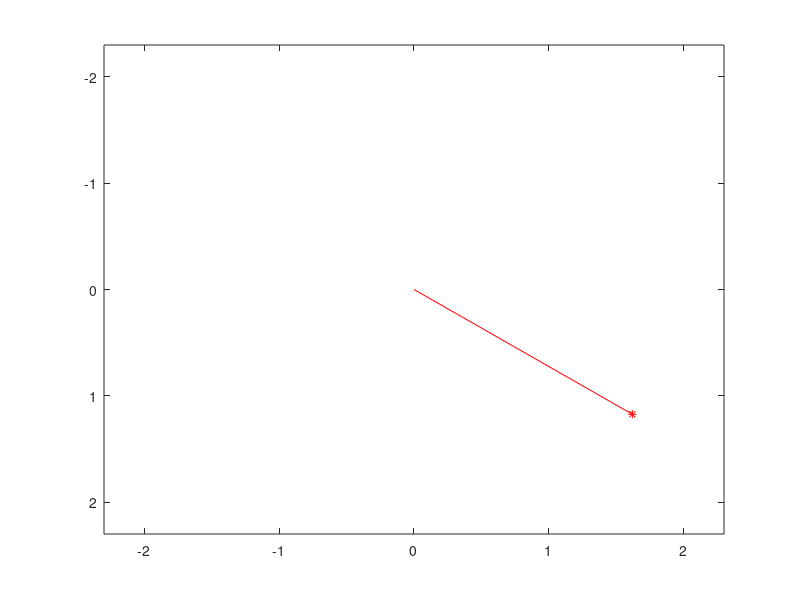

The MATLAB script that drew this image:
%========================================================
% PHY250 HW4
% Digipen Bilbao
% Javier Guerra  - j.guerra@digipen.edu
%========================================================

function exercise1
  l = 2;
  g = 9.8;
  precision = 300;
  delta_time = 0.05;
  angle = zeros(precision);
  w = zeros(precision);
  x = zeros(precision);
  y = zeros(precision);
  %Initial conditions
  w(1) = 0;
  angle(1)=45;
  x(1) = l * sin(angle(1));
  y(1) = l * cos(angle(1));
  %Create folder for the video
  out_dir = "temp_img";
  mkdir(out_dir);
  
  %Fill data with formulas of pendulum seen in class
  for i = 2 : precision
    w(i)     = w(i-1) + delta_time * ((-g/l) * sin(angle(i-1)));
    angle(i) = angle(i-1) + delta_time * w(i);
    x(i)     = l * sin(angle(i));
    y(i)     = l * cos(angle(i));
  endfor
  
  for i = 1 : precision
    %Plot the point
    plot(x(i),y(i),'*', 'Color', 'r')
    hold on;
    %Plot the line from the pendulum to the center
    plot([x(i), 0],[y(i), 0], 'Color', 'r')
    axis([-l - 0.3, l + 0.3, -l - 0.3, l + 0.3], "ij")
    hold off;
    
    %Create a image
    fname = fullfile (out_dir, sprintf("img%03i.png", i));
    imwrite (getframe (gcf).cdata, fname);
  endfor
  
endfunction

#INSTRUCTOR: you are only considering the semi-explicit method, you had to compare this results with the obtained considering an explicit method.
